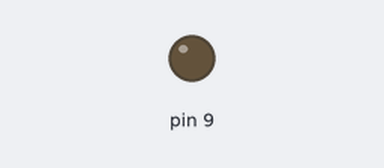
This sketch was run on a simulated Arduino Uno, built with avr-gcc and run on an emulated ATmega328P. Parts: output pins drawn as LEDs (lit = HIGH).

Above: at 0.05 s.
Timing chart, 0 to 6.1 s (numbered marks = the images above):
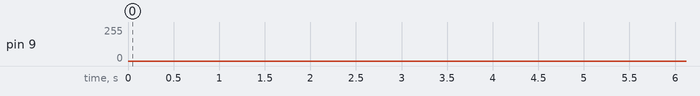

Measured:
- by itself, pin 9: 0/255 → 255/255 at 6.4 s, → 211/255 33.6 s later

The sketch:

3.ino
```cpp
void setup() {

  pinMode(9, OUTPUT);

}

void loop() {

for(int i=0 ; i<5 ; i++){

  for (int brightness = 0; brightness <=255; brightness++) {


      analogWrite(9, brightness);
      delay(5);

      }}

      delay(3000);
}
```
